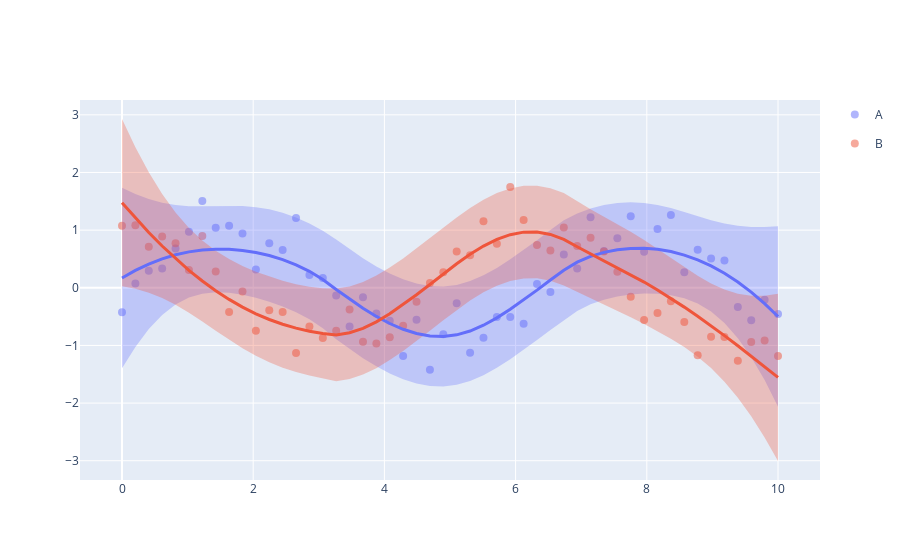

This figure's notebook cell:
### Markdown cell above
### Smooth by Group

### Code cell
df = pd.DataFrame({
    'x': np.tile(np.linspace(0, 10, 50), 2),
    'y': np.concatenate([
        np.sin(np.linspace(0, 10, 50)) + np.random.normal(0, 0.3, 50),
        np.cos(np.linspace(0, 10, 50)) + np.random.normal(0, 0.3, 50)
    ]),
    'group': ['A'] * 50 + ['B'] * 50
})

(ggplot(df, aes(x='x', y='y', color='group'))
 + geom_point(alpha=0.5)
 + geom_smooth(method='loess', se=True))
